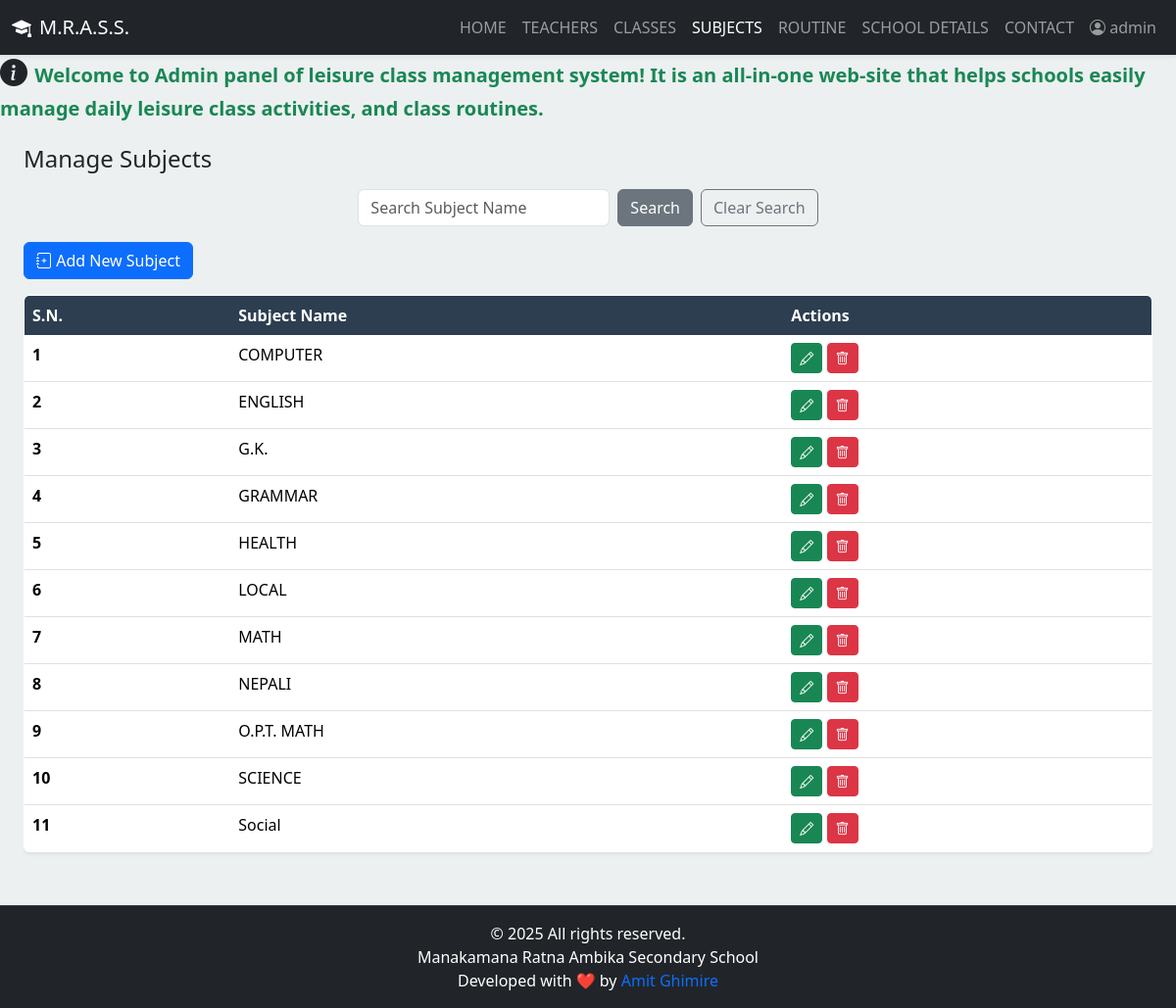
Page /admin/subjects.php (signed in) on the committed database.
### tables this page shows
CREATE TABLE `subjects` (
  `subj_id` int(11) NOT NULL,
  `name` varchar(100) NOT NULL,
  `created_at` timestamp NOT NULL DEFAULT current_timestamp()
);

### admin/subjects.php (the view, shortened to what this page needs)
<?php include('partial-admin/navbar.php');
include('partial-admin/login-check.php');?>
<?php
$page_title = "Manage Subjects";
?>
<!DOCTYPE html>
<html lang="en">
<head>
    <link href="https://cdn.jsdelivr.net/npm/bootstrap@5.3.3/dist/css/bootstrap.min.css" rel="stylesheet">
    <link rel="stylesheet" href="https://cdn.jsdelivr.net/npm/bootstrap-icons@1.11.3/font/bootstrap-icons.min.css">
    <link rel="stylesheet" href="../css/admin_style.css">
</head>
<body>
    <div class="d-flex" id="wrapper">
        <div id="page-content-wrapper">
            <div class="container-fluid px-4">
                <div class="row my-4">
                    <div class="col-12">
                        <h3 class="fs-4 mb-3"><?php echo $page_title; ?></h3>
                        <div class="d-flex justify-content-center mb-3">
                            <form action="" method="GET">
                                <div class="row g-2 align-items-center">
                                    <div class="col-auto">
                                        <input type="text" class="form-control" name="search" placeholder="Search Subject Name" value="<?php echo htmlspecialchars($_GET['search'] ?? ''); ?>">
                                    </div>
                                    <div class="col-auto">
                                        <button type="submit" class="btn btn-secondary">Search</button>
                                    </div>
                                    <div class="col-auto">
                                        <a href="<?php echo SITEURL; ?>admin/subjects.php" class="btn btn-outline-secondary">Clear Search</a>
                                    </div>
                                </div>
                            </form>
                        </div>
                        <button type="button" class="btn btn-primary mb-3" data-bs-toggle="modal" data-bs-target="#addSubjectModal">
                           <i class="bi bi-journal-plus"></i> Add New Subject
                        </button>
                        <div class="table-responsive">
                            <table class="table bg-white rounded shadow-sm table-hover">
                                <thead>
                                    <tr>
                                        <th scope="col">S.N.</th>
                                        <th scope="col">Subject Name</th>
                                        <th scope="col">Actions</th>
                                    </tr>
                                </thead>
                                <tbody>
                                    <?php
                                    $sql = "SELECT * FROM subjects";
                                    $sql .= " ORDER BY name";
                                    $res = mysqli_query($conn, $sql);
                                    if (mysqli_num_rows($res) > 0) {
                                        $sn = 1;
                                        while ($row = mysqli_fetch_assoc($res)) {
                                    ?>
                                            <tr>
                                                <th scope="row"><?php echo $sn++; ?></th>
                                                <td><?php echo htmlspecialchars($row['name']); ?></td>
                                                <td>
                                                    <button type="button" class="btn btn-sm btn-success" data-bs-toggle="modal" data-bs-target="#updateSubjectModal-<?php echo $row['subj_id']; ?>">
                                                        <i class="bi bi-pencil"></i>
                                                    </button>
                                                    <a href="<?php echo SITEURL; ?>admin/subjects.php?delete_id=<?php echo $row['subj_id']; ?>" class="btn btn-sm btn-danger" onclick="return confirm('Are you sure you want to delete this subject?');">
                                                        <i class="bi bi-trash"></i>
                                                    </a>
                                                </td>
                                            </tr>
                                        <?php
                                        }
                                    } else {
                                        ?>
                                        <tr>
                                            <td colspan="3" class="text-center">No subjects found.</td>
                                        </tr>
                                    <?php
                                    }
                                    ?>
                                </tbody>
                            </table>
                        </div>
                    </div>
                </div>
            </div>
        </div>
    </div>
    <?php
    include('partial-admin/footer.php');
    ?>
</body>
</html>

### css/admin_style.css (style rules this page uses)
:root { --primary-color: #2c3e50; --secondary-color: #34495e; --background-color: #ecf0f1; --card-bg-color: #ffffff; --text-color: #34495e; --sidebar-bg-color: #2c3e50; --sidebar-hover-color: #34495e; --sidebar-active-color: #3c526a; --success-color: #27ae60; --danger-color: #e74c3c; --warning-color: #f39c12; --info-color: #3498db; --border-color: #e0e0e0; }
body { overflow-x: hidden; font-family: 'Segoe UI', Roboto, 'Helvetica Neue', Arial, sans-serif; background-color: var(--background-color); }
#wrapper { display: flex; min-height: 100vh; }
#page-content-wrapper { min-width: 100vw; display: flex; flex-direction: column; background-color: var(--background-color); }
.table { border-radius: 0.75rem; overflow: hidden; box-shadow: 0 4px 10px rgba(0, 0, 0, 0.05); background-color: var(--card-bg-color); border: 1px solid var(--border-color); }
.table thead th { background-color: var(--primary-color); color: #fff; border: none; font-weight: 600; }

### rows in the picture
subjects: name "COMPUTER"
subjects: name "ENGLISH"
subjects: name "G.K."
subjects: name "GRAMMAR"
subjects: name "HEALTH"
subjects: name "LOCAL"
subjects: name "MATH"
subjects: name "NEPALI"
subjects: name "O.P.T. MATH"
subjects: name "SCIENCE"
subjects: name "Social"

### other values in the picture
$_SESSION['username'] "admin"
$page_title "Manage Subjects"
